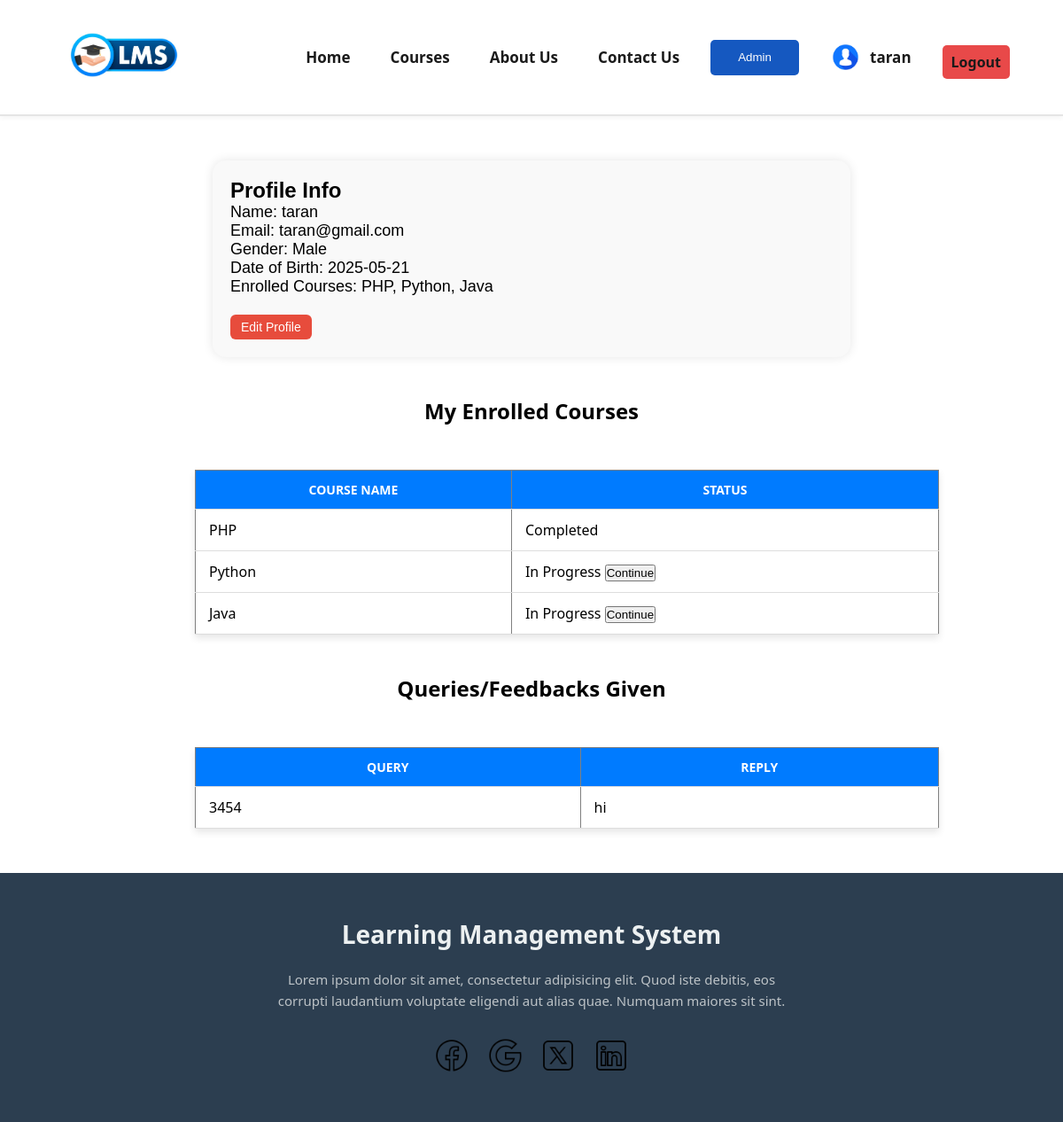
/dashboard.php (signed in), run on the app's committed database.
### tables this page shows
CREATE TABLE `users` (
  `id` int(11) NOT NULL,
  `username` varchar(255) NOT NULL,
  `email` varchar(255) NOT NULL,
  `password` varchar(255) NOT NULL,
  `gender` varchar(255) NOT NULL,
  `dob` date NOT NULL,
  `role` varchar(11) NOT NULL DEFAULT 'user'
);

CREATE TABLE `course` (
  `id` int(11) NOT NULL,
  `course_name` varchar(30) NOT NULL,
  `description` varchar(255) NOT NULL,
  `skills` varchar(30) NOT NULL,
  `about` varchar(255) NOT NULL,
  `image` varchar(255) NOT NULL,
  `deleted_at` datetime(6) DEFAULT NULL
);

CREATE TABLE `feedback` (
  `id` int(11) NOT NULL,
  `name` varchar(255) NOT NULL,
  `email` varchar(30) NOT NULL,
  `contact` int(11) NOT NULL,
  `query` varchar(255) NOT NULL,
  `reply` varchar(255) NOT NULL
);

### dashboard.php (the view, shortened to what this page needs)
<?php
include "header.php";
include "config.php";
$name = $_SESSION['name'];
$user_id = $_SESSION['user_id'];
$enrolled_sql = "SELECT enrolled_courses FROM enrolled WHERE user_id = '$user_id'";
$enrolled_result = $conn->query($enrolled_sql);
$enrolled_row = $enrolled_result->fetch_assoc();
$course_ids_string = $enrolled_row['enrolled_courses'] ?? '';
$enrolled = [];
if (!empty($course_ids_string)) {
    $course_ids_array = explode(' ', $course_ids_string);
    $course_ids_sql = implode(',', array_map('intval', $course_ids_array));
    $courses_sql = "SELECT course_name FROM course WHERE id IN ($course_ids_sql)";
    $courses_result = $conn->query($courses_sql);
    while ($row = $courses_result->fetch_assoc()) {
        $enrolled[] = $row['course_name'];
    }
}
$sql = "SELECT * FROM users WHERE id = '$user_id'";
$result = $conn->query($sql);
$row = $result->fetch_assoc();
$email = $row['email'];
$gender = $row['gender'];
$dob = $row['dob'];
$nameErr = $emailErr = "";
$edit_mode = isset($_POST['edit_mode']) || isset($_POST['update']);
?>
<div class="profile-container">
    <?php if ($edit_mode) { ?>
        <h2>Edit Profile</h2>
        <form action="dashboard.php" method="POST" class="edit-profile-form">
            <label>Name</label>
            <input type="text" name="name" value="<?php echo htmlspecialchars($name); ?>" required>
            <span class="error"><?php echo $nameErr; ?></span><br><br>
            <label>Email</label>
            <input type="email" name="input_email" value="<?php echo htmlspecialchars($email); ?>" required>
            <span class="error"><?php echo $emailErr; ?></span><br><br>
            <label>Gender</label><br>
            <label><input type="radio" name="gender" value="Male" <?php if ($gender == 'Male') echo 'checked'; ?>> Male</label>
            <label><input type="radio" name="gender" value="Female" <?php if ($gender == 'Female') echo 'checked'; ?>> Female</label><br><br>
            <label>Date of Birth</label>
            <input type="date" name="dob" value="<?php echo $dob; ?>" required><br><br>
            <input type="submit" name="update" value="Update Profile">
        </form>
    <?php } else { ?>
        <h2>Profile Info</h2>
        <div class="profile-details">
            Name: <?php echo $name ?><br>
            Email: <?php echo $email ?><br>
            Gender: <?php echo $gender ?><br>
            Date of Birth: <?php echo $dob ?><br>
            Enrolled Courses: <?php echo implode(', ', $enrolled); ?><br><br>
            <form action="dashboard.php" method="POST">
                <input type="submit" class="edit-btn" value="Edit Profile">
            </form>
        </div>
    <?php } ?>
</div>
<br><br>
<h2><center>My Enrolled Courses</center></h2>
<table border="1" cellpadding="10" cellspacing="0" class="enroll-table">
    <tr class="enroll-row">
        <th class='enroll-header'>Course Name</th>
        <th class='enroll-header'>Status</th>
    </tr>
    <?php
    $user_id = $_SESSION['user_id'];
    $sql = "SELECT enrolled_courses, completed FROM enrolled WHERE user_id = '$user_id'";
    $result = $conn->query($sql);
    if ($result && $row = $result->fetch_assoc()) {
        $enrolled_courses = explode(' ', trim($row['enrolled_courses']));
        $completed_courses = explode(' ', trim($row['completed']));
        foreach ($enrolled_courses as $course_id) {
            $course_id = intval($course_id);
            $course_sql = "SELECT course_name FROM course WHERE id = '$course_id'";
            $course_result = $conn->query($course_sql);
            if ($course_result && $course_row = $course_result->fetch_assoc()) {
                $course_name = htmlspecialchars($course_row['course_name']);
                $status = in_array($course_id, $completed_courses) ? "Completed" : "In Progress <a href='enroll.php?id=$course_id'><input type='button' value='Continue'></a>";
                echo "<tr class='enroll-row'>";
                echo "<td class='enroll-cell'>$course_name</td>";
                echo "<td class='enroll-cell'>$status </td>";
                echo "</tr>";
            }
        }
    } else {
        echo "<tr><td colspan='2'>No enrolled courses found.</td></tr>";
    }
    ?>
</table>
<br><br>
<div class="feedback-table-container">
    <h2><center>Queries/Feedbacks Given</center></h2>
    <?php
    $name = $_SESSION['name'];
    $sql = "SELECT * FROM feedback WHERE name = '$name'";
    $result = $conn->query($sql);
    echo "<table class='feedback-table' border='1' cellpadding='10' cellspacing='0'>
    <tr>
        <th class='feedback-header'>Query</th>
        <th class='feedback-header'>Reply</th>
    </tr>";
    if( $result->num_rows == 0) {
        echo "<tr class='feedback-row'><td  class='feedback-cell' colspan='2'>No feedback found.</td></tr>";
    }
    else{
    while ($row = $result->fetch_assoc()) {
        echo "<tr class='feedback-row'>
            <td class='feedback-cell'>" . $row['query'] . "</td>";
        if (empty($row['reply'])) {
            echo "<td class='feedback-cell'><i style='color:red;'>Reply Pending</i></td></tr>";
        } else {
            echo "<td class='feedback-cell'>" . $row['reply'] . "</td></tr>";
        }
    }
    }
    echo "</table>";
    ?>
</div>
<?php include "footer.php"; ?>

### header.php (shortened to what this page needs)
<?php
include 'config.php';
if(isset($_SESSION['email'])){
$email=$_SESSION['email'];
$sql= "SELECT id from users where email= '$email'";
$result= $conn->query($sql);
$row= $result->fetch_assoc();
$id= $row['id'];
$sql= "SELECT role from users where id = '$id'";
$result=$conn->query($sql);
$row=$result->fetch_assoc();
}
?>
<!DOCTYPE html>
<html lang="en">
<head>
  <link rel="stylesheet" href="style.css" />
</head>
<body>
  <header class="header">
    <div class="logo">
      <a href="index.php"><img src="./img/logo.jpg" alt="Logo" /></a>
    </div>
    <nav class="nav">
      <ul>
        <li><a href="index.php">Home</a></li>
        <li><a href="index.php#courses">Courses</a></li>
        <li><a href="about.php">About Us</a></li>
        <li><a href="contact.php">Contact Us</a></li>
        <?php
        if(isset($_SESSION['name'])){
        if($row['role']=='admin'){
    echo "<a href='admin\user_data.php'><input type= 'button' class=''admin-button' value='Admin' style='background-color: #1558c0; height: 40px; width:100px; border:none; border-radius:5px; cursor:pointer; color:white'></a>";}
}?>
        <?php if (!isset($_SESSION['name'])): ?>
          <li><a href="login.php" class="btn login">Login</a></li>
        <?php else: ?>
          <li class="profile">
            <a href="dashboard.php">
              <img src="img/profile.png" alt="Profile" />
              <span><?= $_SESSION['name'] ?></span>
            </a>
          </li>
          <li><a href="logout.php" class="btn logout">Logout</a></li>
        <?php endif; ?>
      </ul>
    </nav>
  </header>

### footer.php
<div class="footer">
    <h2>Learning Management System</h2>
    <p>Lorem ipsum dolor sit amet, consectetur adipisicing elit. Quod iste debitis, eos corrupti laudantium voluptate eligendi aut alias quae. Numquam maiores sit sint.</p>
    <div class="footer-socials">
        <a href="#"><img src="./img/facebook.png" alt="Facebook" /></a>
        <a href="#"><img src="./img/google.png" alt="Google" /></a>
        <a href="#"><img src="./img/x.png" alt="Twitter/X" /></a>
        <a href="#"><img src="./img/linkedin.png" alt="LinkedIn" /></a>
    </div>
</div>

### style.css (style rules this page uses)
* { margin: 0; padding: 0; }
html { scroll-behavior: smooth; }
.header { display: flex; align-items: center; justify-content: space-between; padding: 15px 5%; background-color: #ffffff; border-bottom: 2px solid #e5e5e5; box-shadow: 0 2px 6px rgba(0, 0, 0, 0.05); position: sticky; top: 0; z-index: 100; }
.logo img { width: 160px; height: auto; }
.nav ul { display: flex; align-items: center; gap: 25px; }
.nav ul li { list-style: none; font-size: 17px; font-weight: 600; }
.nav ul li a { text-decoration: none; color: #1a1a1a; padding: 8px 10px; transition: color 0.3s ease, background 0.3s ease; }
.btn { display: inline-block; padding: 8px 16px; background-color: #1e90ff; color: white; border-radius: 5px; font-weight: bold; text-align: center; transition: background-color 0.3s ease; }
.logout { background-color: #e84949; }
.profile a { display: flex; align-items: center; gap: 10px; font-weight: 600; color: #333; transition: all 0.3s ease; }
.profile img { width: 35px; height: 35px; border-radius: 50%; object-fit: cover; transition: transform 0.3s ease; }
.footer { background-color: #2c3e50; color: white; text-align: center; padding: 50px 20px; margin-top: 50px; }
.footer h2 { font-size: 28px; margin-bottom: 20px; color: #ecf0f1; }
.footer p { max-width: 600px; margin: 0 auto 30px; line-height: 1.6; color: #bdc3c7; font-size: 15px; }
.footer-socials { display: flex; justify-content: center; gap: 20px; flex-wrap: wrap; }
.footer-socials a img { width: 40px; height: 40px; transition: transform 0.3s ease, filter 0.3s ease; filter: grayscale(100%); }
body { font-family: 'Segoe UI', Tahoma, Geneva, Verdana, sans-serif; }
.btn { display: block; width: 100%; padding: 12px 0; font-size: 16px; font-weight: bold; text-align: center; text-decoration: none; border-radius: 5px; transition: 0.3s; margin-top: 10px; }
* { margin: 0; padding: 0; box-sizing: border-box; }
.delete-btn, .remove-btn, .edit-btn { background-color: #e74c3c; border: none; color: white; padding: 6px 12px; border-radius: 6px; font-weight: 500; cursor: pointer; transition: background 0.3s ease; font-size: 14px; }
.profile-container { width: 60%; margin: auto; margin-top: 50px; padding: 20px; background: #f9f9f9; border-radius: 15px; box-shadow: 0 0 12px rgba(0, 0, 0, 0.1); font-family: sans-serif; }
.profile-details { font-size: 18px; }
.feedback-table, .enroll-table { width: 70%; border-collapse: collapse; padding-top: 50px; margin-top: 50px; margin-left: 220px; font-family: 'Segoe UI', Tahoma, Geneva, Verdana, sans-serif; font-size: 16px; box-shadow: 0 4px 8px rgba(0, 0, 0, 0.1); }
.feedback-header, .enroll-header { background-color: #007BFF; color: white; text-transform: uppercase; font-size: 14px; padding: 12px 15px; border-bottom: 1px solid #ddd; }
.feedback-cell, .enroll-cell { padding: 12px 15px; border-bottom: 1px solid #ddd; vertical-align: top; }

### data on the page
users: email "taran@gmail.com", gender "Male", dob "2025-05-21"
course: course_name "PHP", shows "Completed"
course: course_name "Python"
course: course_name "Java"
feedback: query "3454", reply "hi"

### other printed values
$_SESSION['name'] "taran"
$name "taran"
implode(', ', $enrolled) "PHP, Python, Java"
